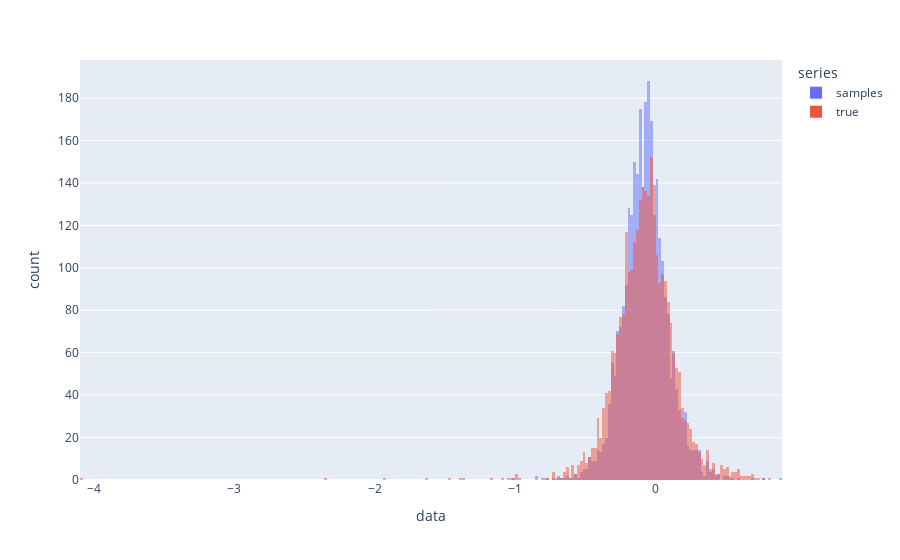

Notebook code cell kept with this figure:
### Code cell
samples = stats.genhyperbolic.rvs(p-1, a, b, loc, scale ,size = len(alphas))
fig = plot_and_compare(samples, alphas)
fig.show()

### Figure 1 — Plotly figure (JSON) as saved in the notebook; plotly's stock layout.template omitted (floating-point values rounded to 4 significant figures; data arrays with more than 128 entries replaced by an {"elided": "..."} marker saying what was removed)
{"data": [{"alignmentgroup": "True", "bingroup": "x", "hovertemplate": "series=samples<br>data=%{x}<br>count=%{y}<extra></extra>", "legendgroup": "samples", "marker": {"color": "#636efa", "opacity": 0.5, "pattern": {"shape": ""}}, "name": "samples", "offsetgroup": "samples", "orientation": "v", "showlegend": true, "type": "histogram", "x": {"elided": "2981 float values"}, "xaxis": "x", "yaxis": "y"}, {"alignmentgroup": "True", "bingroup": "x", "hovertemplate": "series=true<br>data=%{x}<br>count=%{y}<extra></extra>", "legendgroup": "true", "marker": {"color": "#EF553B", "opacity": 0.5, "pattern": {"shape": ""}}, "name": "true", "offsetgroup": "true", "orientation": "v", "showlegend": true, "type": "histogram", "x": {"elided": "2981 float values"}, "xaxis": "x", "yaxis": "y"}], "layout": {"autosize": true, "barmode": "overlay", "legend": {"title": {"text": "series"}, "tracegroupgap": 0}, "margin": {"t": 60}, "xaxis": {"anchor": "y", "autorange": true, "domain": [0, 1], "range": [-4.1, 0.9], "title": {"text": "data"}, "type": "linear"}, "yaxis": {"anchor": "x", "autorange": true, "domain": [0, 1], "range": [0, 197.9], "title": {"text": "count"}}}}
